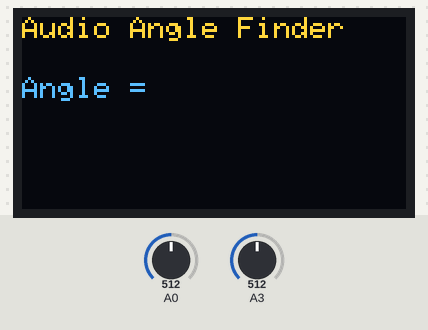
Bench run of a sketch on a simulated Arduino Uno, built with avr-gcc and run on an emulated ATmega328P. Shown: 128×64 one-colour display. The test bench sets the inputs (shaded band); at power-on: A3 = 512, A0 = 512. The OLED is the two-colour kind (top 16 rows yellow); what the sketch prints to the serial monitor is not drawn.

Above: at 0.2 s.
At 2.4 s:
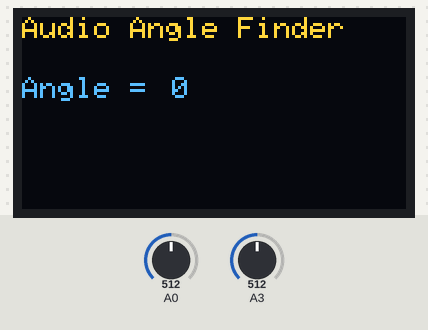
Timing chart, 0 to 1.9 s (numbered marks = the images above; inputs shaded):
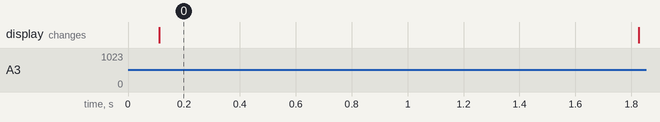

Measured:
- what the display in image 0 shows lasts 1.7 s, from 0.1 s to 1.8 s

The sketch:

test.ino
```cpp
#include <Adafruit_GFX.h>
#include <Adafruit_SSD1306.h>
#define OLED_RESET 4
#define SCREEN_ADDRESS 0x3C
Adafruit_SSD1306 display(OLED_RESET);
int angle;
void setup() {
  angle = 0;
  Serial.begin(1000000);
  display.begin(SSD1306_SWITCHCAPVCC, SCREEN_ADDRESS);
  display.clearDisplay();
  display.display();
  display.setTextSize(1);
  display.setTextColor(WHITE);
  display.setCursor(0, 0);
  display.println("Audio Angle Finder");
  display.display();
  display.setTextSize(1);
  display.setTextColor(WHITE);
  display.setCursor(0, 20);
  display.println("Angle = ");
  display.display();
}

int oldV1, newV1;
int oldV2, newV2;
int timerStart, timerStop;
int frequency;


void loop() {
  oldV1 = newV1;
  newV1 = analogRead(A0) * (200.0 / 1023.0);
  Serial.print(newV1);
  Serial.print(",");
  oldV2 = newV2;
  newV2 = analogRead(A3) * (200.0 / 1023.0);
  Serial.print(newV2);
  Serial.println(angle);

  if (oldV1 < 5 && newV1 > 5) {
    timerStart = micros();
  }

  if (oldV1 > 5 && newV1 < 5) {
    frequency = 1 / (2 * (micros() - timerStart));
  }

  if (oldV2 < 5 && newV2 > 5) {
    timerStop = micros() - timerStart;
    //timerStop is the phase delay of the 2 signals in microseconds
  }
  //angle = calculateAngle(timerStop);

  if (micros() % 100000 == 0) { // run this section of code once/second
    display.setCursor(50, 20);
    display.setTextColor(WHITE, BLACK);
    display.println(frequency);
    display.display();
  }
}

int calculateAngle(int timer) {
  if (frequency < 750 || frequency > 1050) {
    return 0;
  }
  return (360 * frequency * timer);
}
```
